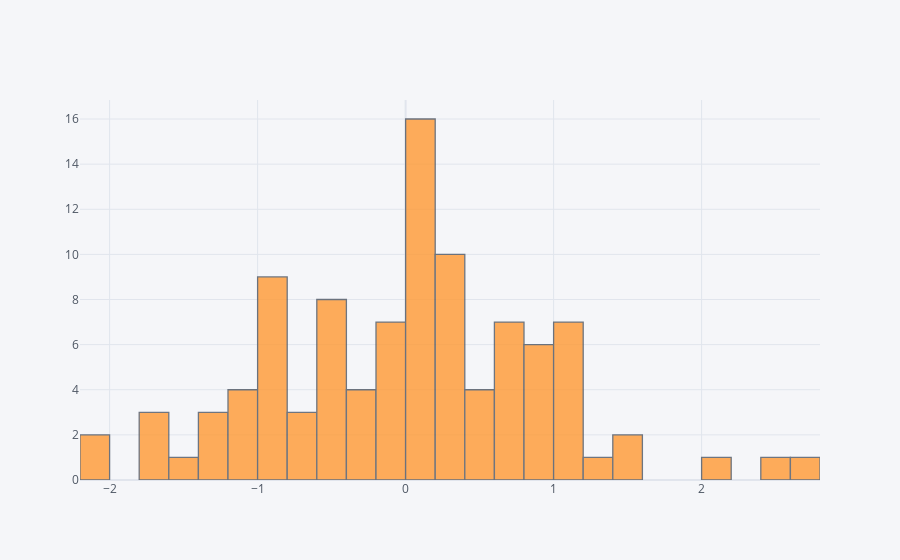

The notebook cell this image was saved under:
### Markdown cell above
## histogram

### Code cell
df['A'].iplot(kind='hist',bins=25)

### Figure 1 — Plotly figure (JSON) as saved in the notebook; plotly's stock layout.template omitted (floating-point values rounded to 4 significant figures)
{"data": [{"histfunc": "count", "histnorm": "", "marker": {"color": "rgba(255, 153, 51, 1.0)", "line": {"color": "#4D5663", "width": 1.3}}, "name": "A", "nbinsx": 25, "opacity": 0.8, "orientation": "v", "type": "histogram", "x": [0.08155, 0.7294, -0.5954, 0.1139, 0.245, 0.01053, 2.636, 0.123, -0.8405, 0.6504, 0.02673, 1.039, 0.9133, 0.1814, 0.9105, -1.409, -0.3157, 2.493, -0.4616, 0.04804, 0.5471, 0.3882, -0.623, 0.1731, 1.159, 2.006, 0.0009765, 1.116, 0.7765, -0.1512, -1.085, 0.2338, -0.1821, 0.4347, -1.372, -0.7066, 0.9099, 0.697, 1.046, 0.6831, 0.2441, 1.433, -0.4059, -1.102, -0.8071, 0.8578, -1.071, -0.9169, -2.163, 0.1308, 0.3382, 0.1551, 0.7902, 0.9305, 0.09909, -0.9169, 0.3695, 0.06926, -0.7198, -1.725, -0.4501, 0.2968, -1.338, 0.2749, 0.4594, -1.629, -0.2207, 0.00771, 0.01768, -0.0708, -1.668, -0.5946, 1.037, 0.2819, 1.355, -0.07506, -0.9231, 0.6687, -0.5239, -0.8632, 0.4545, 1.108, -0.4429, -0.9185, -0.004011, 0.09774, -0.8917, -2.17, -0.01211, 1.534, -0.1859, -0.4132, -1.363, 1.02, -0.9135, -0.3277, 0.3405, -0.2749, 0.8386, -1.13]}], "layout": {"barmode": "overlay", "legend": {"bgcolor": "#F5F6F9", "font": {"color": "#4D5663"}}, "paper_bgcolor": "#F5F6F9", "plot_bgcolor": "#F5F6F9", "title": {"font": {"color": "#4D5663"}}, "xaxis": {"gridcolor": "#E1E5ED", "showgrid": true, "tickfont": {"color": "#4D5663"}, "title": {"font": {"color": "#4D5663"}, "text": ""}, "zerolinecolor": "#E1E5ED"}, "yaxis": {"gridcolor": "#E1E5ED", "showgrid": true, "tickfont": {"color": "#4D5663"}, "title": {"font": {"color": "#4D5663"}, "text": ""}, "zerolinecolor": "#E1E5ED"}}}
